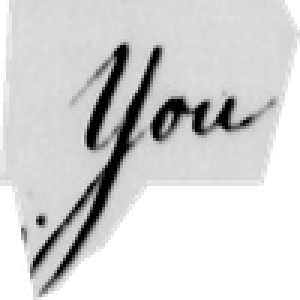
#> input picture 270-19.png, 100 x 100 px (shown 3 times larger)
$ python dummy_binarizer.py
#> lines starting #> are read from the running program, lines starting #| are printed output that depends on the picture
from PIL import Image
import numpy as np
from matplotlib import pyplot as plt

img = Image.open("270-19.png")
#> img is the input picture: PIL image 100x100 RGBA; mean R, G, B, A 135, 135, 135, 171.2
arr = np.asarray(img)

arr = (arr > 130)*255
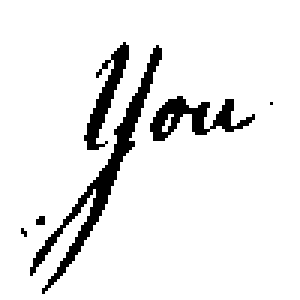
#> arr: shape (100, 100, 4) int64 (shown 3 times larger); mean R, G, B, A 158.3, 158.3, 158.3, 171.3; transparent parts drawn white

newIm = Image.fromarray(np.uint8(arr))
newImBW = Image.new("RGBA", newIm.size, "WHITE")
#> newImBW: PIL image 100x100 RGBA; every value is 255
newImBW.paste(newIm, (0,0), newIm)
newImBW.convert('L').save('dummy270-19.png')
